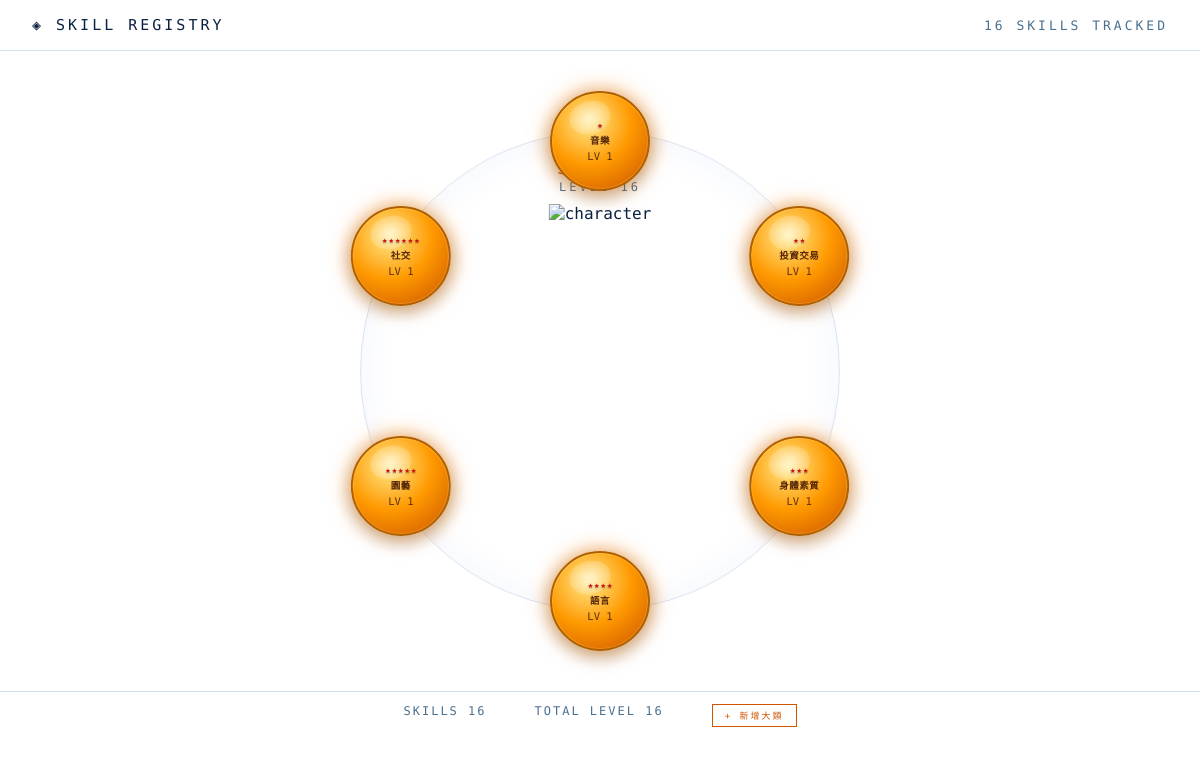
The page / on the database its author committed.
### tables this page shows
CREATE TABLE categories (
            id         INTEGER PRIMARY KEY,
            name       TEXT NOT NULL,
            emoji      TEXT,
            color      TEXT,
            created_at DATETIME DEFAULT CURRENT_TIMESTAMP
        );

### app.py (the view)
@app.route("/")
def index():
    return render_template("index.html",
                           categories=get_all_categories(),
                           character=get_character())

### db.py (called while the page is built)
def get_db():
    conn = sqlite3.connect(DB_PATH)
    conn.row_factory = sqlite3.Row
    return conn

def xp_for_next_level(n):
    return int(100 * (n ** 1.5))

def calc_level(total_xp):
    level = 1
    accumulated = 0
    while level < 20:
        needed = xp_for_next_level(level)
        if accumulated + needed > total_xp:
            break
        accumulated += needed
        level += 1
    if level >= 20:
        return (20, 0, 0)
    current = total_xp - accumulated
    to_next = xp_for_next_level(level)
    return (level, current, to_next)

def get_skill_xp(skill_id):
    with get_db() as conn:
        row = conn.execute(
            "SELECT COALESCE(SUM(xp), 0) as total FROM xp_logs WHERE skill_id = ?",
            (skill_id,)
        ).fetchone()
        return row["total"]

def get_all_categories():
    with get_db() as conn:
        cats = conn.execute("SELECT * FROM categories ORDER BY id").fetchall()
    result = []
    for cat in cats:
        with get_db() as conn:
            skill_ids = conn.execute(
                "SELECT id FROM skills WHERE category_id = ?", (cat["id"],)
            ).fetchall()
        levels = [calc_level(get_skill_xp(s["id"]))[0] for s in skill_ids]
        avg = round(sum(levels) / len(levels), 1) if levels else 0
        result.append({
            "id": cat["id"],
            "name": cat["name"],
            "emoji": cat["emoji"],
            "color": cat["color"],
            "avg_level": avg,
            "skill_count": len(skill_ids),
        })
    return result

def get_character():
    with get_db() as conn:
        skill_ids = conn.execute("SELECT id FROM skills").fetchall()
    total_level = sum(calc_level(get_skill_xp(s["id"]))[0] for s in skill_ids)
    return {
        "name": "STEVEN",
        "total_level": total_level,
        "skill_count": len(skill_ids),
    }

### templates/index.html (shortened to what this page needs)
<!DOCTYPE html>
<html lang="zh-TW">
<head>
  <link rel="stylesheet" href="/static/style.css">
</head>
<body>
<div class="screen">
  <div class="header">
    <span class="title">◈ SKILL REGISTRY</span>
    <span>{{ character.skill_count }} SKILLS TRACKED</span>
  </div>
  <div class="character-arena">
    <div class="character-container">
      <div class="character-name">{{ character.name }}</div>
      <div class="character-level">LEVEL {{ character.total_level }}</div>
      <div class="character-figure">
        <img class="char-full" src="/static/img/character_transparent.png" alt="character">
      </div>
    </div>
    {% for cat in categories %}
    {% set angle = loop.index0 * (360 / categories|length) %}
    {% set ball_num = loop.index %}
    <a class="orb" href="/category/{{ cat.id }}"
       style="--angle: {{ angle }}deg;">
      <div class="orb-inner">
        <div class="db-stars">
          {% for i in range(ball_num) %}<span class="db-star">★</span>{% endfor %}
        </div>
        <div class="orb-name">{{ cat.name }}</div>
        <div class="orb-level">LV {{ cat.avg_level | int }}</div>
      </div>
    </a>
    {% endfor %}
  </div>
  <div class="footer">
    <span>SKILLS {{ character.skill_count }}</span>
    <span>TOTAL LEVEL {{ character.total_level }}</span>
    <button class="btn" style="font-size:9px; padding:4px 12px;" onclick="document.getElementById('add-cat-form').style.display='block'; this.style.display='none'">+ 新增大類</button>
  </div>
</div>
</body>
</html>

### static/style.css (style rules this page uses)
*, *::before, *::after { box-sizing: border-box; margin: 0; padding: 0; }
:root { --bg: #ceeef8; --bg2: rgba(255,255,255,0.72); --border: rgba(0,80,160,0.18); --text: #0a2040; --text-dim: #4a7090; --accent: #d05500; }
body { background: url('/static/img/bg_dragonball.png') center center / cover no-repeat fixed; color: var(--text); font-family: 'Share Tech Mono', 'Courier New', monospace; min-height: 100vh; overflow-x: hidden; }
body::before { display: none; }
.screen { position: relative; z-index: 1; }
.header { display: flex; justify-content: space-between; align-items: center; padding: 16px 32px; border-bottom: 1px solid var(--border); text-transform: uppercase; font-size: 13px; letter-spacing: 3px; color: var(--text-dim); background: rgba(255,255,255,0.45); backdrop-filter: blur(8px); }
.header .title { color: var(--text); font-size: 15px; }
.character-arena { position: relative; width: 600px; height: 600px; margin: 20px auto; }
.character-container { position: absolute; top: 50%; left: 50%; transform: translate(-50%, -50%); text-align: center; user-select: none; }
.character-name { font-size: 17px; letter-spacing: 4px; color: var(--accent); text-shadow: 0 0 12px rgba(200,80,0,0.35); margin-bottom: 2px; }
.character-level { font-size: 12px; letter-spacing: 3px; color: var(--text-dim); margin-bottom: 10px; }
.character-figure { position: relative; display: inline-block; }
.char-full { display: block; height: 380px; width: auto; }
.character-figure::after { display: none; }
.character-container::before { display: none; }
.orb { position: absolute; top: 50%; left: 50%; width: 100px; height: 100px; margin: -50px; --r: 230px; transform: rotate(var(--angle)) translateY(calc(-1 * var(--r))) rotate(calc(-1 * var(--angle))); text-decoration: none; color: inherit; }
.orb-inner { width: 100%; height: 100%; border-radius: 50%; background: radial-gradient( circle at 38% 30%, #ffe88a 0%, #ff9900 48%, #c85000 100% ); border: 2px solid #b06000; box-shadow: 0 0 22px rgba(255,130,0,0.65), 0 5px 18px rgba(0,0,0,0.3), inset 0 0 0 1px rgba(255,255,180,0.18); position: relative; overflow: hidden; display: flex; flex-direction: column; align-items: center; justify-content: center; gap: 3px; transition: transform 0.2s, box-shadow 0.2s; cursor: pointer; }
.orb-inner::before { content: ''; position: absolute; top: 8%; left: 18%; width: 44%; height: 34%; background: radial-gradient(ellipse, rgba(255,255,255,0.58) 0%, rgba(255,255,255,0) 100%); border-radius: 50%; transform: rotate(-15deg); pointer-events: none; }
.db-stars { position: relative; z-index: 1; display: flex; flex-wrap: wrap; justify-content: center; align-items: center; gap: 1px; max-width: 38px; }
.db-star { color: #cc1111; font-size: 9px; text-shadow: 0 1px 2px rgba(0,0,0,0.4); line-height: 1; }
.orb-name { font-size: 9.5px; letter-spacing: 0.5px; color: rgba(70,25,0,0.92); text-transform: uppercase; position: relative; z-index: 1; text-align: center; max-width: 86px; word-break: break-word; font-weight: bold; }
.orb-level { font-size: 10.5px; color: rgba(50,15,0,0.78); position: relative; z-index: 1; }
.footer { display: flex; justify-content: center; gap: 48px; padding: 12px; border-top: 1px solid var(--border); font-size: 12px; letter-spacing: 2px; color: var(--text-dim); text-transform: uppercase; background: rgba(255,255,255,0.45); backdrop-filter: blur(8px); }
.btn { background: transparent; border: 1px solid var(--accent); color: var(--accent); padding: 8px 24px; font-family: inherit; font-size: 11px; letter-spacing: 2px; text-transform: uppercase; cursor: pointer; transition: background 0.15s; }

### rows shown on the page
categories: name "音樂", avg_level "1"
categories: {{ angle }} 60.0 (drawn), name "投資交易", avg_level "1"
categories: {{ angle }} 120.0 (drawn), name "身體素質", avg_level "1"
categories: {{ angle }} 180.0 (drawn), name "語言", avg_level "1"
categories: {{ angle }} 240.0 (drawn), name "園藝", avg_level "1"
categories: {{ angle }} 300.0 (drawn), name "社交", avg_level "1"

### other values the page prints
{{ character.skill_count }} "16"
{{ character.name }} "STEVEN"
{{ character.total_level }} "16"
